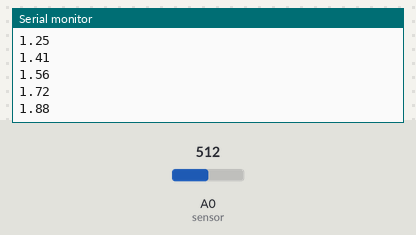
The sketch below on a simulated Arduino Uno, built with avr-gcc and run on an emulated ATmega328P. On the bench: the last lines printed to the serial monitor. The test bench sets the inputs (shaded band); at power-on: A0 (sensor) = 512.

Above: at 1.2 s.
1.3 s: A0 (sensor) set to 716
At 1.33 s:
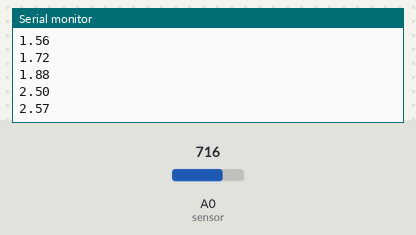
2.8 s: A0 (sensor) set to 900
At 2.86 s:
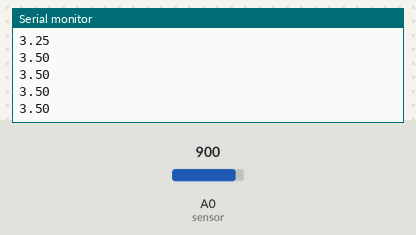
Timing chart, 0 to 5.8 s (numbered marks = the images above; inputs shaded):
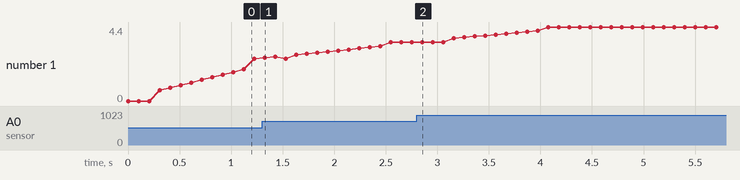

The sketch:

example.ino
```cpp
// Main Arduino Sketch
#include <Arduino.h>
#include "SensorFilter.h"

// Create a SensorFilter object with 16 entries, outlier threshold of 2.0,
// base Kalman gain of 0.1, process noise of 0.1, and measurement noise of 1.0
SensorFilter sensorFilter(16, 2.0, 0.1, 0.1, 1.0);

void setup() {
    Serial.begin(9600);
}

void loop() {
    // Simulate sensor reading
    float sensorValue = analogRead(A0); // Replace with your sensor reading method

    // Scale sensor reading for demonstration (e.g., 0 to 5V)
    sensorValue = (sensorValue / 1023.0) * 5.0;

    // Update sensor reading with filtering
    float filteredValue = sensorFilter.updateSensorReading(sensorValue);

    // Print the filtered sensor value
    Serial.println(filteredValue);

    delay(100); // Delay to simulate sensor update rate
}
```

SensorFilter.cpp
```cpp
// SensorFilter.cpp
#include "SensorFilter.h"

// Constructor to initialize the SensorFilter object
SensorFilter::SensorFilter(int size, float outlierThreshold, float baseKalmanGain, float processNoise, float measurementNoise) {
    arraySize = size;
    this->outlierThreshold = outlierThreshold;
    this->baseKalmanGain = baseKalmanGain;
    this->processNoise = processNoise;
    this->measurementNoise = measurementNoise;
    readings = new float[arraySize];  // Dynamically allocate memory for readings array
    index = 0;
    kalmanGain = baseKalmanGain;
    estimate = 0;
    errorCovariance = 1;

    // Initialize readings array with zeros
    for (int i = 0; i < arraySize; i++) {
        readings[i] = 0;
    }
}

// Function to detect if a value is an outlier
bool SensorFilter::isOutlier(float value, float avg, float stdDev) {
    return abs(value - avg) > outlierThreshold * stdDev;
}

// Function to calculate the mean of an array
float SensorFilter::calculateMean(float arr[], int size) {
    float sum = 0;
    for (int i = 0; i < size; i++) {
        sum += arr[i];
    }
    return sum / size;
}

// Function to calculate the standard deviation of an array
float SensorFilter::calculateStdDev(float arr[], int size, float mean) {
    float sum = 0;
    for (int i = 0; i < size; i++) {
        sum += (arr[i] - mean) * (arr[i] - mean);
    }
    return sqrt(sum / size);
}

// Function to update the Kalman filter
float SensorFilter::kalmanFilter(float measurement) {
    // Update the error covariance and Kalman gain
    errorCovariance += processNoise;
    kalmanGain = errorCovariance / (errorCovariance + measurementNoise);

    // Update the estimate
    estimate = estimate + kalmanGain * (measurement - estimate);

    // Adjust the error covariance based on the Kalman gain
    errorCovariance = (1 - kalmanGain) * errorCovariance;

    return estimate;
}

// Function to add a sensor reading, filter outliers, and update the estimate
float SensorFilter::updateSensorReading(float newReading) {
    // Add the new reading to the array
    readings[index] = newReading;
    index = (index + 1) % arraySize;

    // Calculate the mean and standard deviation of the readings
    float mean = calculateMean(readings, arraySize);
    float stdDev = calculateStdDev(readings, arraySize, mean);

    // Check if the new reading is an outlier
    if (!isOutlier(newReading, mean, stdDev)) {
        // Update the Kalman filter if the reading is not an outlier
        estimate = kalmanFilter(newReading);

        // Restore Kalman gain to its base value
        kalmanGain = baseKalmanGain;
    } else {
        // Reduce Kalman gain to minimize impact of outlier
        kalmanGain *= 0.5;
    }

    // Calculate filtered mean, excluding outliers
    float filteredSum = 0;
    int count = 0;
    for (int i = 0; i < arraySize; i++) {
        if (!isOutlier(readings[i], mean, stdDev)) {
            filteredSum += readings[i];
            count++;
        }
    }

    // Return the rolling average of non-outlier readings or the estimate if no valid readings
    return (count > 0) ? filteredSum / count : estimate;
}

// Function to get the current filtered value
float SensorFilter::getFilteredValue() {
    return estimate;
}
```

SensorFilter.h
```cpp
// SensorFilter.h
#ifndef SENSOR_FILTER_H
#define SENSOR_FILTER_H

#include <Arduino.h>

class SensorFilter {
public:
    SensorFilter(int size, float outlierThreshold, float baseKalmanGain, float processNoise, float measurementNoise);
    float updateSensorReading(float newReading);  // Function to add a sensor reading, filter outliers, and update the estimate
    float getFilteredValue();  // Function to get the current filtered value

private:
    float *readings;           // Pointer to dynamically allocated array to store sensor readings
    int arraySize;             // Size of the readings array
    float outlierThreshold;    // Threshold for outlier detection
    int index;                 // Current index in the array

    // Kalman filter variables
    float kalmanGain;          // Kalman gain
    float baseKalmanGain;      // Base Kalman gain to restore when readings are normal
    float estimate;            // Estimated sensor value
    float errorCovariance;     // Error covariance of the estimate
    float processNoise;        // Process noise
    float measurementNoise;    // Measurement noise

    bool isOutlier(float value, float avg, float stdDev);    // Function to detect if a value is an outlier
    float calculateMean(float arr[], int size);              // Function to calculate the mean of an array
    float calculateStdDev(float arr[], int size, float mean);// Function to calculate the standard deviation of an array
    float kalmanFilter(float measurement);                   // Function to update the Kalman filter
};

#endif
```

Measured:
- after the input at 1.3 s, the serial monitor: prints a new line at once (image 1)
- plotted number 1: 2.5 → 3.5 after the input at 1.3 s, 3.5 → 4.4 after the input at 2.8 s
